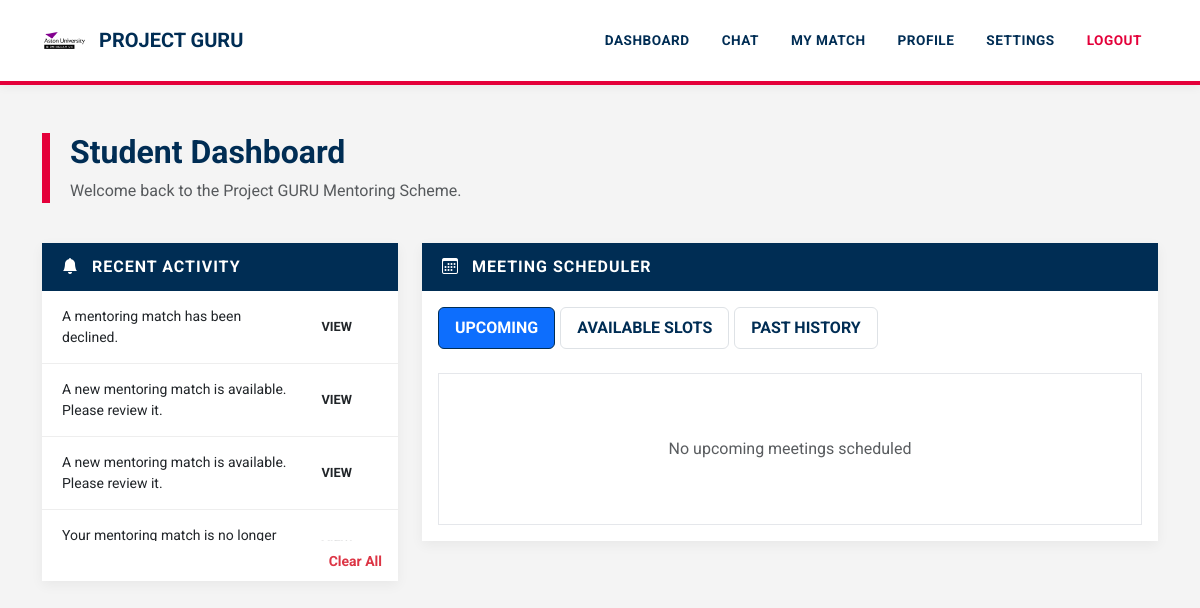
Page /dashboard (signed in) on the committed database.
### tables this page shows
CREATE TABLE notifications (
    id INTEGER PRIMARY KEY AUTOINCREMENT,
    user_id INTEGER,
    message TEXT,
    link TEXT,
    created_at TIMESTAMP DEFAULT CURRENT_TIMESTAMP
);

### app.py (the view, shortened to what this page needs)
@app.route("/dashboard")
def dashboard():
    if "user_id" not in session:
        return redirect("/login")
    conn = get_db()
    expire_old_matches(conn)
    conn.commit()
    user = conn.execute(
        "SELECT * FROM users WHERE id=?",
        (session["user_id"],)
    ).fetchone()
    if not user:
        session.clear()
        conn.close()
        return redirect("/login")
    user_id = session["user_id"]
    profile = get_active_profile()
    if not profile:
        conn.close()
        return "Please select a profile"
    role = profile["role"]
    if role == "mentor":
        matches = conn.execute("""
            SELECT * FROM matches
            WHERE mentor_id=?
        """, (user_id,)).fetchall()
    else:
        matches = conn.execute("""
            SELECT * FROM matches
            WHERE mentee_id=?
        """, (user_id,)).fetchall()
    match = None
    for m in matches:
        if m["status"] == "final":
            match = m
            break
    selected_date = request.args.get("filter_date")
    if selected_date == "":
        selected_date = None
    slots = []
    upcoming_meetings = []
    past_meetings = []
    if role == "mentor":
        notifications = conn.execute("""
            SELECT DISTINCT n.*
            FROM notifications n
            LEFT JOIN matches m
            ON n.link LIKE '/chat/' || m.id
            LEFT JOIN meeting_slots s
            ON n.link LIKE '%dashboard%'
            WHERE n.user_id=?
            AND (
                m.mentor_id=?      -- notifications from mentor matches
                OR m.id IS NULL    -- general notifications (approval etc.)
            )
            ORDER BY n.created_at DESC
        """, (user_id, user_id)).fetchall()
    user_profiles = conn.execute("""
        SELECT * FROM profiles
        WHERE user_id=?
    """, (user_id,)).fetchall()
    conn.close()
    return render_template(
        "dashboard.html",
        user=user,
        role=role,
        user_profiles=user_profiles,
        matches=matches,
        match=match,
        slots=slots,
        upcoming_meetings=upcoming_meetings,
        past_meetings=past_meetings,
        notifications=notifications,
        current_date=date.today(),
        user_id=user_id,
    )

### app.py (called while the page is built, shortened)
def get_db():
    conn = sqlite3.connect("database.db", timeout=30)
    conn.row_factory = sqlite3.Row
    return conn

def get_active_profile():
    if "profile_id" not in session:
        return None
    conn = get_db()
    profile = conn.execute("""
        SELECT * FROM profiles
        WHERE id=? AND user_id=?
    """, (session["profile_id"], session["user_id"])).fetchone()
    conn.close()
    return profile

def expire_old_matches(conn):
    expired = conn.execute("""
        SELECT id, mentor_id, mentee_id, created_at
        FROM matches
        WHERE status='approved'
        AND created_at IS NOT NULL
    """).fetchall()

### templates/dashboard.html (shortened to what this page needs)
<!DOCTYPE html>
<html lang="en">
<head>
    <link href="https://cdn.jsdelivr.net/npm/bootstrap@5.3.2/dist/css/bootstrap.min.css" rel="stylesheet">
    <link rel="stylesheet" href="https://cdn.jsdelivr.net/npm/bootstrap-icons@1.11.3/font/bootstrap-icons.css">
</head>
<body>
{% include "navbar.html" %}
<div class="container mt-5">
    <div class="dashboard-header">
        <h2 class="fw-bold">Student Dashboard</h2>
        <p class="text-muted mb-0">Welcome back to the Project GURU Mentoring Scheme.</p>
    </div>
    <div class="row">
        <div class="col-lg-4">
            <div class="card">
                <div class="card-header-aston">
                    <i class="bi bi-bell-fill me-2"></i> Recent Activity
                </div>
                <div class="card-body p-0">
                    {% if notifications %}
                    <div class="notifications-scroll">
                        {% for n in notifications %}
                        <div class="notification-item d-flex justify-content-between align-items-center">
                            <span class="small">{{ n.message }}</span>
                            {% if n.link %}
                            <a href="{{ n.link }}" class="btn btn-sm btn-aston-red ms-2">View</a>
                            {% endif %}
                        </div>
                        {% endfor %}
                    </div>
                    {% else %}
                    <div class="p-4 text-center text-muted italic">No new notifications</div>
                    {% endif %}
                </div>
                <div class="card-footer bg-white border-0 text-end">
                    <a href="/clear_notifications" class="text-danger small fw-bold text-decoration-none">Clear All</a>
                </div>
            </div>
        </div>
        <div class="col-lg-8">
            <div class="card">
                <div class="card-header-aston">
                    <i class="bi bi-calendar3 me-2"></i> Meeting Scheduler
                </div>
                <div class="card-body">
                    <ul class="nav nav-pills mb-4">
                        <li class="nav-item">
                            <a class="nav-link {% if request.args.get('tab','upcoming') == 'upcoming' %}active{% endif %}" href="/dashboard?tab=upcoming">Upcoming</a>
                        </li>
                        <li class="nav-item">
                            <a class="nav-link {% if request.args.get('tab') == 'available' %}active{% endif %}" href="/dashboard?tab=available">Available Slots</a>
                        </li>
                        <li class="nav-item">
                            <a class="nav-link {% if request.args.get('tab') == 'past' %}active{% endif %}" href="/dashboard?tab=past">Past History</a>
                        </li>
                    </ul>
                    {% if request.args.get("tab","upcoming") == "upcoming" %}
                    <div class="slot-box">
                        {% for slot in upcoming_meetings %}
                        <div class="card mb-3 border shadow-sm meeting-item">
                            <div class="card-body d-flex justify-content-between align-items-center">
                                <div>
                                    <h6 class="mb-1 fw-bold text-primary"><i class="bi bi-calendar-check me-2"></i> {{ slot.date }}</h6>
                                    <small class="text-muted fw-bold">TIME: {{ slot.start_time }} — {{ slot.end_time }}</small>
                                </div>
                                <div class="text-end">
                                    <span class="badge badge-aston bg-success mb-2 d-block">Confirmed</span>
                                    {% if user_id == match.mentee_id %}
                                    <a href="/cancel_booking/{{slot.id}}?tab=upcoming" class="btn btn-link text-danger btn-sm p-0 fw-bold">Cancel Booking</a>
                                    {% elif user_id == match.mentor_id %}
                                    <a href="/mentor_cancel_meeting/{{slot.id}}?tab=upcoming" class="btn btn-link text-danger btn-sm p-0 fw-bold">Cancel Meeting</a>
                                    {% endif %}
                                </div>
                            </div>
                        </div>
                        {% else %}
                        <div class="text-center py-5 text-muted">No upcoming meetings scheduled</div>
                        {% endfor %}
                    </div>
                    {% endif %}
                </div>
            </div>
        </div>
    </div>
</div>
</body>
</html>

### templates/dashboard.html (style rules this page uses)
:root { --aston-navy: #002d54; --aston-red: #e4003a; --aston-grey: #f4f4f4; --aston-dark-grey: #333333; }
body { background-color: var(--aston-grey); font-family: 'Roboto', sans-serif; color: var(--aston-dark-grey); }
.dashboard-header { border-left: 8px solid var(--aston-red); padding-left: 20px; color: var(--aston-navy); margin-bottom: 40px; }
.card { border: none; border-radius: 0; box-shadow: 0 4px 12px rgba(0,0,0,0.05); margin-bottom: 25px; }
.card-header-aston { background-color: var(--aston-navy); color: white; font-weight: 700; text-transform: uppercase; padding: 12px 20px; letter-spacing: 1px; }
.notifications-scroll { max-height: 250px; overflow-y: auto; }
.notification-item { border-bottom: 1px solid #eee; padding: 15px 20px; transition: background 0.2s; }
.nav-pills .nav-link { border-radius: 0; color: var(--aston-navy); font-weight: 700; text-transform: uppercase; margin-right: 5px; border: 1px solid #dee2e6; }
.nav-pills .nav-link.active { background-color: var(--aston-navy); border-color: var(--aston-navy); }
.slot-box { max-height: 400px; overflow-y: auto; background: white; padding: 15px; border: 1px solid #e5e7eb; }
.btn-aston-red { background-color: var(--aston-red); color: white; border: none; border-radius: 0; font-weight: 700; text-transform: uppercase; }

### templates/navbar.html (style rules this page uses)
:root { --aston-navy: #002d54; --aston-red: #e4003a; --aston-grey: #f4f4f4; --aston-dark-grey: #333333; }
body { background-color: var(--aston-grey) !important; font-family: 'Roboto', Arial, sans-serif !important; color: var(--aston-dark-grey); }
.card { border: none !important; border-radius: 0 !important; box-shadow: 0 4px 12px rgba(0,0,0,0.05) !important; }
.btn { border-radius: 0 !important; font-weight: 700 !important; text-transform: uppercase; font-size: 0.8rem; padding: 10px 25px !important; }

### rows in the picture
notifications: message "A mentoring match has been declined."
notifications: message "A new mentoring match is available. Please review it."
notifications: message "A new mentoring match is available. Please review it."
notifications: message "Your mentoring match is no longer…"
